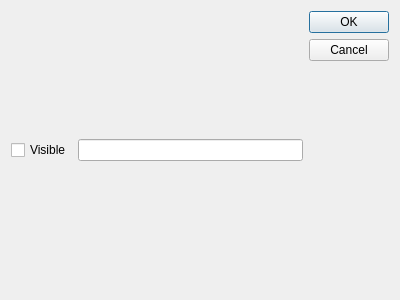
<?xml version="1.0" encoding="UTF-8"?>
<ui version="4.0">
 <class>OptionDialogue</class>
 <widget class="QDialog" name="OptionDialogue">
  <property name="geometry">
   <rect>
    <x>0</x>
    <y>0</y>
    <width>400</width>
    <height>300</height>
   </rect>
  </property>
  <property name="windowTitle">
   <string>Dialog</string>
  </property>
  <layout class="QHBoxLayout" name="horizontalLayout_2">
   <item>
    <layout class="QHBoxLayout" name="horizontalLayout">
     <item>
      <widget class="QCheckBox" name="checkBoxVisible">
       <property name="text">
        <string>Visible</string>
       </property>
      </widget>
     </item>
     <item>
      <widget class="QLineEdit" name="lineEditName"/>
     </item>
    </layout>
   </item>
   <item>
    <widget class="QDialogButtonBox" name="buttonBox">
     <property name="orientation">
      <enum>Qt::Orientation::Vertical</enum>
     </property>
     <property name="standardButtons">
      <set>QDialogButtonBox::StandardButton::Cancel|QDialogButtonBox::StandardButton::Ok</set>
     </property>
    </widget>
   </item>
  </layout>
 </widget>
 <resources/>
 <connections>
  <connection>
   <sender>buttonBox</sender>
   <signal>accepted()</signal>
   <receiver>OptionDialogue</receiver>
   <slot>accept()</slot>
   <hints>
    <hint type="sourcelabel">
     <x>248</x>
     <y>254</y>
    </hint>
    <hint type="destinationlabel">
     <x>157</x>
     <y>274</y>
    </hint>
   </hints>
  </connection>
  <connection>
   <sender>buttonBox</sender>
   <signal>rejected()</signal>
   <receiver>OptionDialogue</receiver>
   <slot>reject()</slot>
   <hints>
    <hint type="sourcelabel">
     <x>316</x>
     <y>260</y>
    </hint>
    <hint type="destinationlabel">
     <x>286</x>
     <y>274</y>
    </hint>
   </hints>
  </connection>
 </connections>
</ui>
